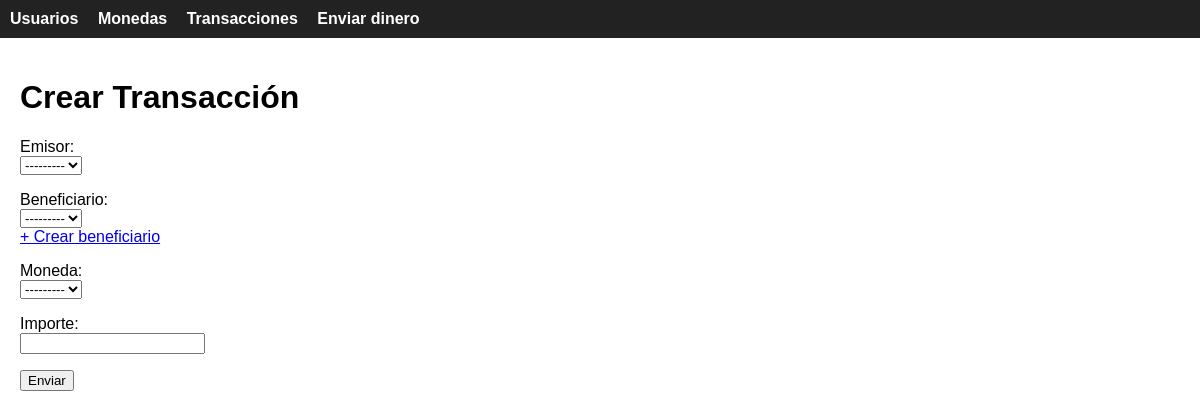
The page /transaccion/crear/ on the database as committed earlier.
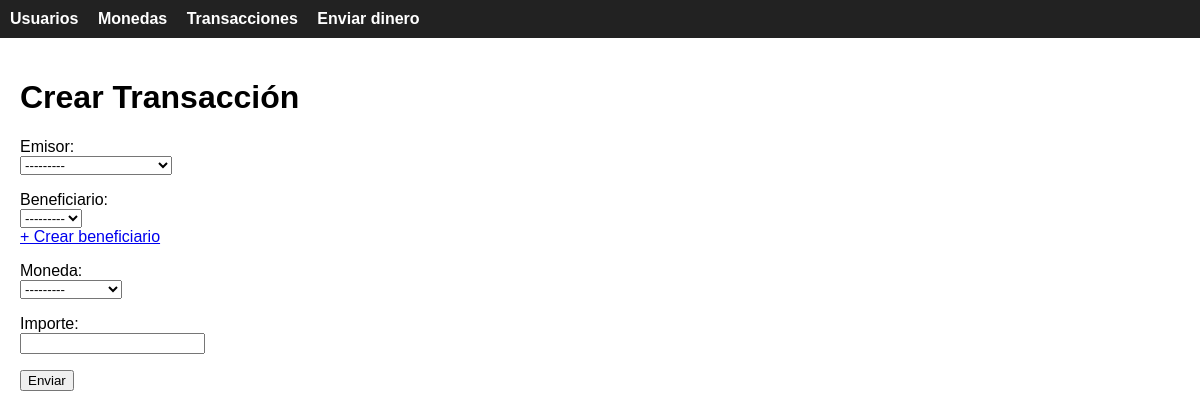
The same page on the database as committed later.
### gestion/models.py (models this page shows)
class Moneda(models.Model):
    currency_id = models.AutoField(primary_key=True)
    nombre_moneda = models.CharField(max_length=50)
    simbolo = models.CharField(max_length=10)
    created_at = models.DateTimeField(auto_now_add=True)
    def __str__(self):
        return self.nombre_moneda

### gestion/views.py (the view, shortened to what this page needs)
# urls.py: path('transaccion/crear/', TransaccionCreateView.as_view(), name='transaccion_create'),
class TransaccionCreateView(CreateView):
    model = Transaccion
    form_class = TransaccionForm
    template_name = 'gestion/transaccion_form.html'
    success_url = reverse_lazy('transaccion_list')

### gestion/forms.py (shortened to what this page needs)
class TransaccionForm(forms.ModelForm):
    class Meta:
        model = Transaccion
        fields = [
            'id_usuario_emisor',
            'id_beneficiario',
            'currency_id',
            'importe'
        ]

### gestion/models.py (called while the page is built)
    def __str__(self):
        return self.nombre

### gestion/templates/gestion/transaccion_form.html (shortened to what this page needs)
{% extends 'base.html' %}
{% block content %}
<h1>Crear Transacción</h1>
<form method="post">
    <p>
        <label>Emisor:</label><br>
        {{ form.id_usuario_emisor }}
    </p>
    <p>
        <label>Beneficiario:</label><br>
        {{ form.id_beneficiario }}
        <br>
        <a href="{% url 'beneficiario_create' %}">+ Crear beneficiario</a>
    </p>
    <p>
        <label>Moneda:</label><br>
        {{ form.currency_id }}
    </p>
    <p>
        <label>Importe:</label><br>
        {{ form.importe }}
    </p>
    <button type="submit">Enviar</button>
</form>
{% endblock %}

Rows that differ between the two databases and show on the page:
added Moneda: currency_id "---------"
Other text that changed with them:
form field currency_id: "---------" → (not shown)
